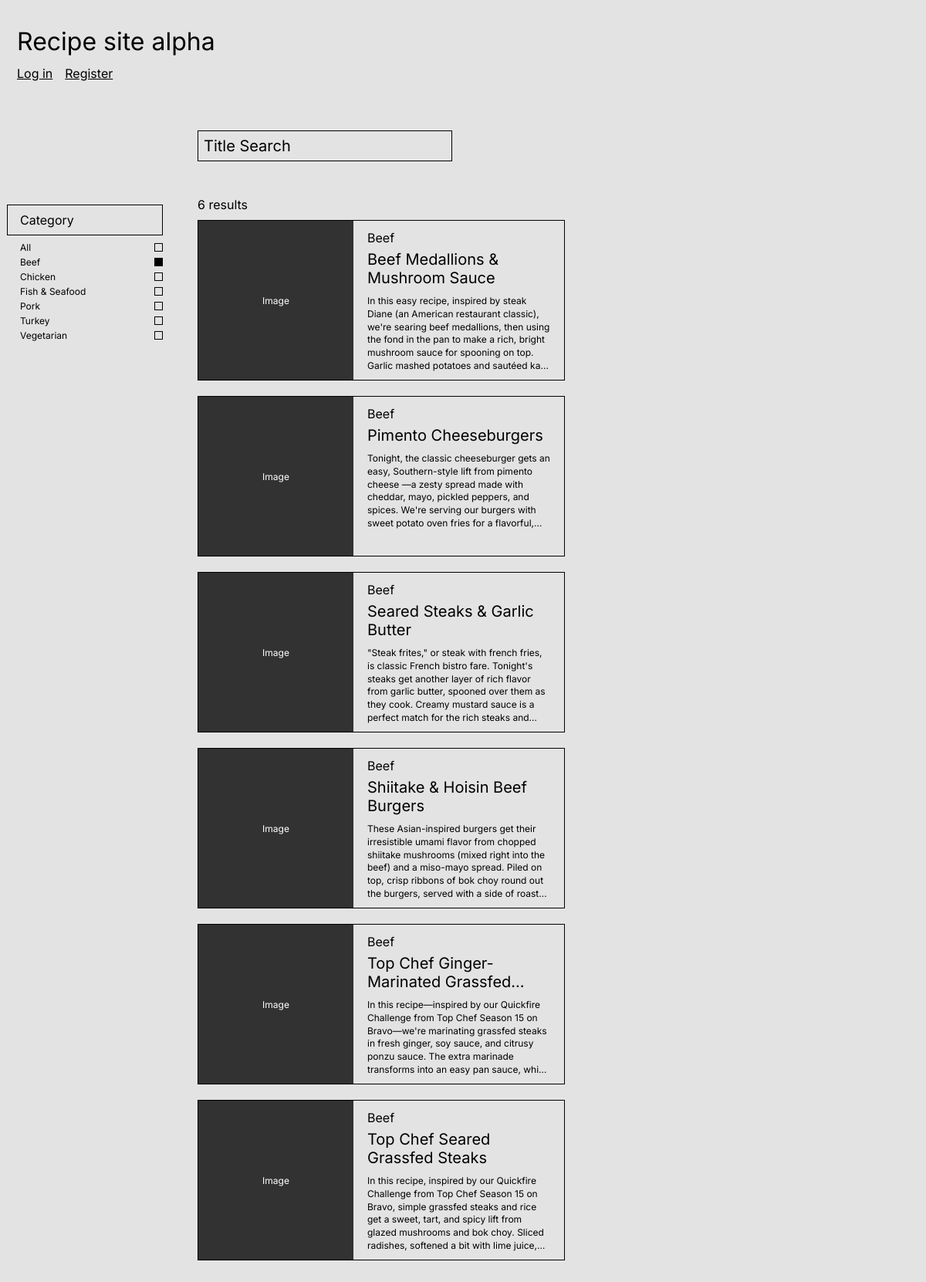
The page /Alpha/index.php?category=1 on the database its author committed.
### tables this page shows
CREATE TABLE `categories` (
  `id` int(11) NOT NULL AUTO_INCREMENT,
  `name` varchar(100) NOT NULL,
  PRIMARY KEY (`id`),
  UNIQUE KEY `uq_categories_name` (`name`)
);

CREATE TABLE `recipe_titles` (
  `recipe_id` int(11) NOT NULL,
  `title` varchar(255) NOT NULL,
  `slug` varchar(100) NOT NULL,
  `subtitle` varchar(255) DEFAULT NULL,
  PRIMARY KEY (`recipe_id`),
  UNIQUE KEY `uq_recipe_titles_slug` (`slug`),
  CONSTRAINT `fk_recipe_titles_recipe` FOREIGN KEY (`recipe_id`) REFERENCES `recipes` (`id`)
    ON DELETE CASCADE ON UPDATE CASCADE
);

CREATE TABLE `recipe_info` (
  `recipe_id` int(11) NOT NULL,
  `category_id` int(11) NOT NULL,
  `servings` tinyint(3) UNSIGNED NOT NULL,
  `description` text NOT NULL,
  `main_image` varchar(255) DEFAULT NULL,
  PRIMARY KEY (`recipe_id`),
  KEY `idx_recipe_info_category_id` (`category_id`),
  CONSTRAINT `fk_recipe_info_recipe` FOREIGN KEY (`recipe_id`) REFERENCES `recipes` (`id`)
    ON DELETE CASCADE ON UPDATE CASCADE,
  CONSTRAINT `fk_recipe_info_category` FOREIGN KEY (`category_id`) REFERENCES `categories` (`id`)
    ON DELETE RESTRICT ON UPDATE CASCADE
);

### Alpha/index.php (the view, shortened to what this page needs)
<?php
require_once __DIR__ . "/../assets/database/config.php";
function getCategories(mysqli $connection): array {
    $result = mysqli_query($connection, "SELECT id, name FROM categories ORDER BY name");
    return mysqli_fetch_all($result, MYSQLI_ASSOC);
}
$categories = getCategories($connection);
$searchText = trim($_GET['q'] ?? '');
$selectedCategory = (int) ($_GET['category'] ?? 0);
?>
<!DOCTYPE html>
<html lang="en">
<head>
    <link rel="stylesheet" href="../assets/styles/main.css">
</head>
<body>
    <h1 class="site-title">Recipe site alpha</h1>
    <nav class="auth-links">
        <a class="login-button" href="login.php">Log in</a>
        <a class="register-button" href="register.php">Register</a>
    </nav>
    <form id="search-form" class="layout" method="get" data-search-url="../assets/scripts/search.php">
        <input class="search-bar" type="search" name="q" placeholder="Title Search"
               aria-label="Search recipes by title"
               value="<?= htmlspecialchars($searchText) ?>">
        <fieldset class="sidebar">
            <legend class="sidebar-heading">Category</legend>
            <label class="category-option">
                All
                <input type="radio" name="category" value="0" <?= $selectedCategory === 0 ? 'checked' : '' ?>>
            </label>
            <?php foreach ($categories as $category): ?>
                <label class="category-option">
                    <?= htmlspecialchars($category['name']) ?>
                    <input type="radio" name="category" value="<?= (int) $category['id'] ?>"
                        <?= $selectedCategory === (int) $category['id'] ? 'checked' : '' ?>>
                </label>
            <?php endforeach; ?>
        </fieldset>
        <section id="results" class="results" aria-live="polite">
            <?php
            include __DIR__ . "/../assets/scripts/search.php";
            ?>
        </section>
    </form>
</body>
</html>

### assets/scripts/search.php (shortened to what this page needs)
<?php
require_once __DIR__ . "/../database/config.php";
function searchRecipes(mysqli $connection, string $search, int $categoryId): array {
    $sql = "SELECT t.title, c.name AS category, i.description, i.main_image
            FROM recipes r
            JOIN recipe_titles t ON t.recipe_id = r.id
            JOIN recipe_info i ON i.recipe_id = r.id
            JOIN categories c ON c.id = i.category_id
            WHERE t.title LIKE ?
              AND (? = 0 OR i.category_id = ?)
            ORDER BY t.title";
    $like = "%" . $search . "%";
    $statement = mysqli_prepare($connection, $sql);
    mysqli_stmt_bind_param($statement, "sii", $like, $categoryId, $categoryId);
    mysqli_stmt_execute($statement);
    $result = mysqli_stmt_get_result($statement);
    $recipes = mysqli_fetch_all($result, MYSQLI_ASSOC);
    return $recipes;
}
$search = trim($_GET['q'] ?? '');
$categoryId = (int) ($_GET['category'] ?? 0);
$recipes = searchRecipes($connection, $search, $categoryId);
$count = count($recipes);
?>
<p class="result-count"><?= $count ?> <?= $count === 1 ? 'result' : 'results' ?></p>
<div class="card-grid">
    <?php foreach ($recipes as $recipe): ?>
        <article class="card">
            <div class="card-image">
                <span>Image</span>
            </div>
            <div class="card-text">
                <p class="card-category"><?= htmlspecialchars($recipe['category']) ?></p>
                <h2 class="card-name"><?= htmlspecialchars($recipe['title']) ?></h2>
                <p class="card-description"><?= htmlspecialchars($recipe['description']) ?></p>
            </div>
        </article>
    <?php endforeach; ?>
</div>

### assets/styles/main.css (style rules this page uses)
* { box-sizing: border-box; }
body { margin: 0; padding: 34px 22px 40px 9px; background: #e3e3e3; color: #000; font-family: "Inter", Arial, sans-serif; }
h1, h2, p { margin: 0; font-weight: 400; }
.site-title { margin-left: 13px; font-size: 32px; }
.layout { display: grid; grid-template-columns: 202px 1fr; column-gap: 45px; margin-top: 64px; }
.search-bar { grid-column: 2; width: 330px; height: 40px; padding: 0 7px; border: 1px solid #000; background: transparent; font: inherit; font-size: 20px; }
.search-bar::placeholder { color: #000; }
.sidebar { grid-column: 1; grid-row: 2; min-width: 0; margin: 56px 0 0; padding: 0; border: 0; }
.sidebar-heading { width: 100%; height: 40px; margin: 0 0 8px; padding: 9px 16px; border: 1px solid #000; font-size: 16px; }
.category-option { display: flex; justify-content: space-between; align-items: center; padding-left: 17px; margin-bottom: 4px; font-size: 12px; cursor: pointer; }
.category-option input { appearance: none; width: 11px; height: 11px; margin: 0; border: 1px solid #000; cursor: pointer; }
.category-option input:checked { background: #000; }
.results { grid-column: 2; grid-row: 2; margin-top: 46px; }
.result-count { margin-bottom: 10px; font-size: 16px; }
.card-grid { display: grid; grid-template-columns: repeat(auto-fill, 476px); gap: 20px; }
.card { display: flex; width: 476px; height: 208px; border: 1px solid #000; overflow: hidden; }
.card-image { position: relative; flex: 0 0 201px; display: flex; align-items: center; justify-content: center; background: #323232; color: #fff; font-size: 12px; }
.card-text { flex: 1; min-width: 0; padding: 12px 18px; }
.card-category { font-size: 16px; }
.card-name { margin-top: 6px; font-size: 20px; line-height: 1.2; display: -webkit-box; -webkit-box-orient: vertical; -webkit-line-clamp: 2; line-clamp: 2; overflow: hidden; }
.card-description { margin-top: 10px; font-size: 12px; line-height: 1.4; display: -webkit-box; -webkit-box-orient: vertical; -webkit-line-clamp: 6; line-clamp: 6; overflow: hidden; }
.auth-links { display: flex; gap: 16px; margin: 12px 0 24px 13px; }
.auth-links a { color: #000; }

### rows shown on the page
categories: name "Beef", category "☑ Beef"
categories: name "Chicken", category "☐ Chicken"
categories: name "Fish & Seafood", category "☐ Fish & Seafood"
categories: name "Pork", category "☐ Pork"
categories: name "Turkey", category "☐ Turkey"
categories: name "Vegetarian", category "☐ Vegetarian"
recipe_titles: categories.name "Beef", title "Beef Medallions & Mushroom Sauce", recipe_info.description "In this easy recipe, inspired by steak Diane (an American restaurant classic), we're searing beef medallions, then using the fond in the pan to make a rich, bright mushroom sauce for spooning on top. Garlic mashed potatoes and sautéed…"
recipe_titles: categories.name "Beef", title "Pimento Cheeseburgers", recipe_info.description "Tonight, the classic cheeseburger gets an easy, Southern-style lift from pimento cheese —a zesty spread made with cheddar, mayo, pickled peppers, and spices. We're serving our burgers with sweet potato oven fries for a…"
recipe_titles: categories.name "Beef", title "Seared Steaks & Garlic Butter", recipe_info.description "\"Steak frites,\" or steak with french fries, is classic French bistro fare. Tonight's steaks get another layer of rich flavor from garlic butter, spooned over them as they cook. Creamy mustard sauce is a perfect match for the rich steaks…"
recipe_titles: categories.name "Beef", title "Shiitake & Hoisin Beef Burgers", recipe_info.description "These Asian-inspired burgers get their irresistible umami flavor from chopped shiitake mushrooms (mixed right into the beef) and a miso-mayo spread. Piled on top, crisp ribbons of bok choy round out the burgers, served with a side of…"
recipe_titles: categories.name "Beef", title "Top Chef Ginger-Marinated…", recipe_info.description "In this recipe—inspired by our Quickfire Challenge from Top Chef Season 15 on Bravo—we're marinating grassfed steaks in fresh ginger, soy sauce, and citrusy ponzu sauce. The extra marinade transforms into an easy pan sauce,…"
recipe_titles: categories.name "Beef", title "Top Chef Seared Grassfed Steaks", recipe_info.description "In this recipe, inspired by our Quickfire Challenge from Top Chef Season 15 on Bravo, simple grassfed steaks and rice get a sweet, tart, and spicy lift from glazed mushrooms and bok choy. Sliced radishes, softened a bit with lime…"

### other values the page prints
$count "6"
